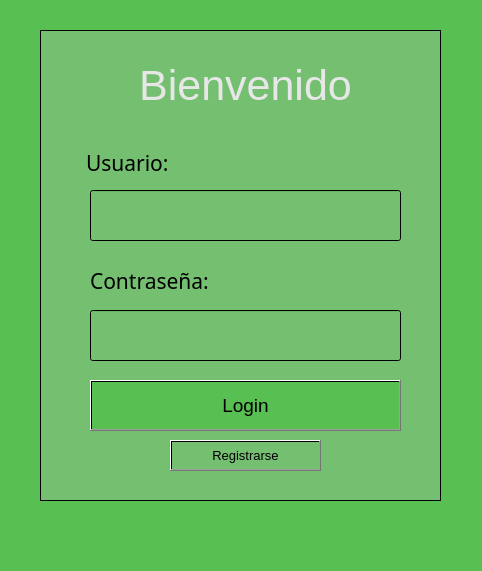
<?xml version="1.0" encoding="UTF-8"?>
<ui version="4.0">
 <class>principal</class>
 <widget class="QMainWindow" name="principal">
  <property name="geometry">
   <rect>
    <x>0</x>
    <y>0</y>
    <width>482</width>
    <height>571</height>
   </rect>
  </property>
  <property name="windowTitle">
   <string>MainWindow</string>
  </property>
  <property name="styleSheet">
   <string notr="true">background-color: rgb(85, 85, 255);
background-color: qlineargradient(spread:pad, x1:0, y1:0, x2:1, y2:0, stop:1 rgba(88, 191, 82, 255));</string>
  </property>
  <widget class="QWidget" name="centralwidget">
   <widget class="QFrame" name="frame">
    <property name="geometry">
     <rect>
      <x>40</x>
      <y>30</y>
      <width>401</width>
      <height>471</height>
     </rect>
    </property>
    <property name="styleSheet">
     <string notr="true">background-color: rgb(90, 160, 240);
background-color: qlineargradient(spread:pad, x1:0, y1:0, x2:1, y2:0, stop:1 rgba(117, 191, 113, 255));</string>
    </property>
    <property name="frameShape">
     <enum>QFrame::StyledPanel</enum>
    </property>
    <property name="frameShadow">
     <enum>QFrame::Raised</enum>
    </property>
    <widget class="QPushButton" name="log_boton_login">
     <property name="geometry">
      <rect>
       <x>50</x>
       <y>350</y>
       <width>311</width>
       <height>51</height>
      </rect>
     </property>
     <property name="font">
      <font>
       <family>Microsoft YaHei UI</family>
       <pointsize>14</pointsize>
       <weight>50</weight>
       <bold>false</bold>
      </font>
     </property>
     <property name="styleSheet">
      <string notr="true">background-color: rgb(120, 152, 255);
background-color: qlineargradient(spread:pad, x1:0, y1:0, x2:1, y2:0, stop:1 rgba(88, 191, 82, 255));</string>
     </property>
     <property name="text">
      <string>Login</string>
     </property>
    </widget>
    <widget class="QLineEdit" name="log_usuario">
     <property name="geometry">
      <rect>
       <x>50</x>
       <y>160</y>
       <width>311</width>
       <height>51</height>
      </rect>
     </property>
     <property name="font">
      <font>
       <family>Microsoft YaHei Light</family>
       <pointsize>16</pointsize>
      </font>
     </property>
    </widget>
    <widget class="QLineEdit" name="log_clave">
     <property name="geometry">
      <rect>
       <x>50</x>
       <y>280</y>
       <width>311</width>
       <height>51</height>
      </rect>
     </property>
     <property name="font">
      <font>
       <family>Microsoft YaHei Light</family>
       <pointsize>16</pointsize>
      </font>
     </property>
     <property name="text">
      <string/>
     </property>
    </widget>
    <widget class="QLabel" name="label">
     <property name="geometry">
      <rect>
       <x>50</x>
       <y>30</y>
       <width>311</width>
       <height>51</height>
      </rect>
     </property>
     <property name="font">
      <font>
       <family>Nirmala UI</family>
       <pointsize>32</pointsize>
      </font>
     </property>
     <property name="styleSheet">
      <string notr="true">color: rgb(231, 231, 231);</string>
     </property>
     <property name="text">
      <string>Bienvenido</string>
     </property>
     <property name="alignment">
      <set>Qt::AlignCenter</set>
     </property>
    </widget>
    <widget class="QLabel" name="label_2">
     <property name="geometry">
      <rect>
       <x>46</x>
       <y>112</y>
       <width>311</width>
       <height>41</height>
      </rect>
     </property>
     <property name="font">
      <font>
       <family>Microsoft YaHei Light</family>
       <pointsize>16</pointsize>
      </font>
     </property>
     <property name="text">
      <string>Usuario:</string>
     </property>
    </widget>
    <widget class="QLabel" name="label_3">
     <property name="geometry">
      <rect>
       <x>50</x>
       <y>230</y>
       <width>311</width>
       <height>41</height>
      </rect>
     </property>
     <property name="font">
      <font>
       <family>Microsoft JhengHei Light</family>
       <pointsize>16</pointsize>
      </font>
     </property>
     <property name="text">
      <string>Contraseña:</string>
     </property>
    </widget>
    <widget class="QPushButton" name="log_boton_registro">
     <property name="geometry">
      <rect>
       <x>130</x>
       <y>410</y>
       <width>151</width>
       <height>31</height>
      </rect>
     </property>
     <property name="font">
      <font>
       <pointsize>10</pointsize>
      </font>
     </property>
     <property name="text">
      <string>Registrarse</string>
     </property>
    </widget>
   </widget>
  </widget>
  <widget class="QMenuBar" name="menubar">
   <property name="geometry">
    <rect>
     <x>0</x>
     <y>0</y>
     <width>482</width>
     <height>21</height>
    </rect>
   </property>
  </widget>
  <widget class="QStatusBar" name="statusbar"/>
 </widget>
 <resources/>
 <connections/>
</ui>
